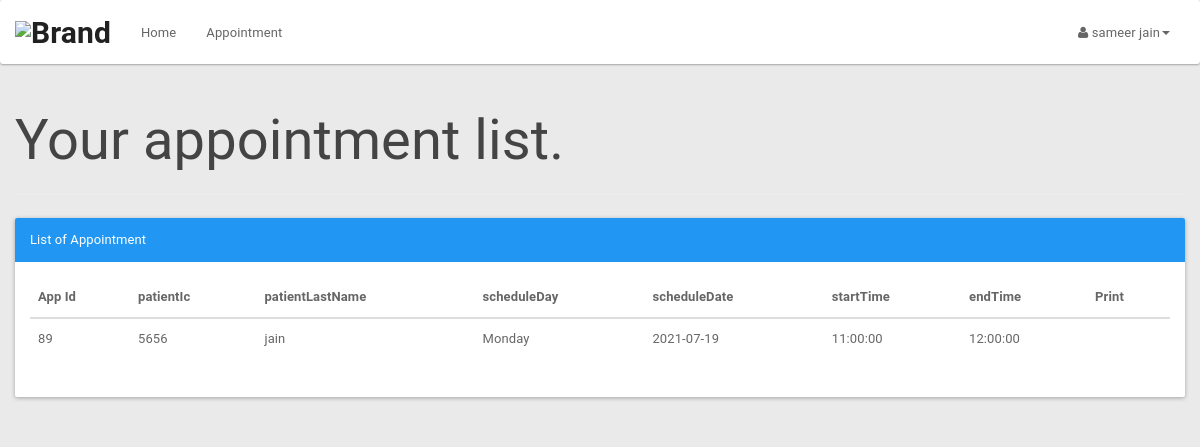
The page /patient/patientapplist.php (signed in) on the database its author committed.
### tables this page shows
CREATE TABLE IF NOT EXISTS `patient` (
  `icPatient` bigint(12) NOT NULL,
  `password` varchar(20) NOT NULL,
  `patientFirstName` varchar(20) NOT NULL,
  `patientLastName` varchar(20) NOT NULL,
  `patientMaritialStatus` varchar(10) NOT NULL,
  `patientDOB` date NOT NULL,
  `patientGender` varchar(10) NOT NULL,
  `patientAddress` varchar(100) NOT NULL,
  `patientPhone` varchar(15) NOT NULL,
  `patientEmail` varchar(100) NOT NULL,
  PRIMARY KEY (`icPatient`)
);

CREATE TABLE IF NOT EXISTS `appointment` (
  `appId` int(3) NOT NULL AUTO_INCREMENT,
  `patientIc` bigint(12) NOT NULL,
  `scheduleId` int(10) NOT NULL,
  `appSymptom` varchar(100) NOT NULL,
  `appComment` varchar(100) NOT NULL,
  `status` varchar(10) NOT NULL DEFAULT 'process',
  PRIMARY KEY (`appId`),
  UNIQUE KEY `scheduleId_2` (`scheduleId`),
  KEY `patientIc` (`patientIc`),
  KEY `scheduleId` (`scheduleId`)
);

CREATE TABLE IF NOT EXISTS `doctorschedule` (
  `scheduleId` int(11) NOT NULL AUTO_INCREMENT,
  `scheduleDate` date NOT NULL,
  `scheduleDay` varchar(15) NOT NULL,
  `startTime` time NOT NULL,
  `endTime` time NOT NULL,
  `bookAvail` varchar(10) NOT NULL,
  PRIMARY KEY (`scheduleId`)
);

### patient/patientapplist.php (the view, shortened to what this page needs)
<?php
$session=$_SESSION[ 'patientSession'];
$res=mysqli_query($con, "SELECT a.*, b.*,c.* FROM patient a
	JOIN appointment b
		On a.icPatient = b.patientIc
	JOIN doctorschedule c
		On b.scheduleId=c.scheduleId
	WHERE b.patientIc ='$session'");
	$userRow=mysqli_fetch_array($res);
?>
<!DOCTYPE html>
<html>
	<head>
		<link href="assets/css/material.css" rel="stylesheet">
		<link href="assets/css/default/style.css" rel="stylesheet">
		<link href="assets/css/default/blocks.css" rcel="stylesheet">
		<link rel="stylesheet" href="assets/font-awesome/css/font-awesome.min.css" />
	</head>
	<body>
		<nav class="navbar navbar-default " role="navigation">
			<div class="container-fluid">
				<div class="navbar-header">
					<a class="navbar-brand" href="patient.php"><img alt="Brand" src="assets/img/user1.jpg" height="40px"></a>
				</div>
				<div class="collapse navbar-collapse" id="bs-example-navbar-collapse-1">
					<ul class="nav navbar-nav">
						<ul class="nav navbar-nav">
							<li><a href="patient.php">Home</a></li>
							<li><a href="patientapplist.php?patientId=<?php echo $userRow['icPatient']; ?>">Appointment</a></li>
						</ul>
					</ul>
					<ul class="nav navbar-nav navbar-right">
						<li class="dropdown">
							<a href="#" class="dropdown-toggle" data-toggle="dropdown"><i class="fa fa-user"></i> <?php echo $userRow['patientFirstName']; ?> <?php echo $userRow['patientLastName']; ?><b class="caret"></b></a>
						</li>
					</ul>
				</div>
			</div>
		</nav>
<?php
echo "<div class='container'>";
echo "<div class='row'>";
echo "<div class='page-header'>";
echo "<h1>Your appointment list. </h1>";
echo "</div>";
echo "<div class='panel panel-primary'>";
echo "<div class='panel-heading'>List of Appointment</div>";
echo "<div class='panel-body'>";
echo "<table class='table table-hover'>";
echo "<thead>";
echo "<tr>";
echo "<th>App Id</th>";
echo "<th>patientIc </th>";
echo "<th>patientLastName </th>";
echo "<th>scheduleDay </th>";
echo "<th>scheduleDate </th>";
echo "<th>startTime </th>";
echo "<th>endTime </th>";
echo "<th>Print </th>";
echo "</tr>";
echo "</thead>";
$res = mysqli_query($con, "SELECT a.*, b.*,c.*
		FROM patient a
		JOIN appointment b
		On a.icPatient = b.patientIc
		JOIN doctorschedule c
		On b.scheduleId=c.scheduleId
		WHERE b.patientIc ='$session'");
while ($userRow = mysqli_fetch_array($res)) {
echo "<tbody>";
echo "<tr>";
echo "<td>" . $userRow['appId'] . "</td>";
echo "<td>" . $userRow['patientIc'] . "</td>";
echo "<td>" . $userRow['patientLastName'] . "</td>";
echo "<td>" . $userRow['scheduleDay'] . "</td>";
echo "<td>" . $userRow['scheduleDate'] . "</td>";
echo "<td>" . $userRow['startTime'] . "</td>";
echo "<td>" . $userRow['endTime'] . "</td>";
echo "<td><a href='invoice.php?appid=".$userRow['appId']."' target='_blank'><span class='glyphicon glyphicon-print' aria-hidden='true'></span></a> </td>";
}
echo "</tr>";
echo "</tbody>";
echo "</table>";
?>
	</div>
</div>
</div>
</div>
</body>
</html>

### patient/assets/css/default/style.css (style rules this page uses)
body { background-color: #EAEAEA !important; }
.navbar-default .navbar-brand { color:#fff; font-size:30px; font-weight:bold; }
.navbar { margin-bottom: 0px !important; }

### rows shown on the page
patient: patientFirstName "sameer", patientLastName "jain", appointment.appId "89", appointment.patientIc "5656", doctorschedule.scheduleDay "Monday", doctorschedule.scheduleDate "2021-07-19", doctorschedule.startTime "11:00:00", doctorschedule.endTime "12:00:00"
